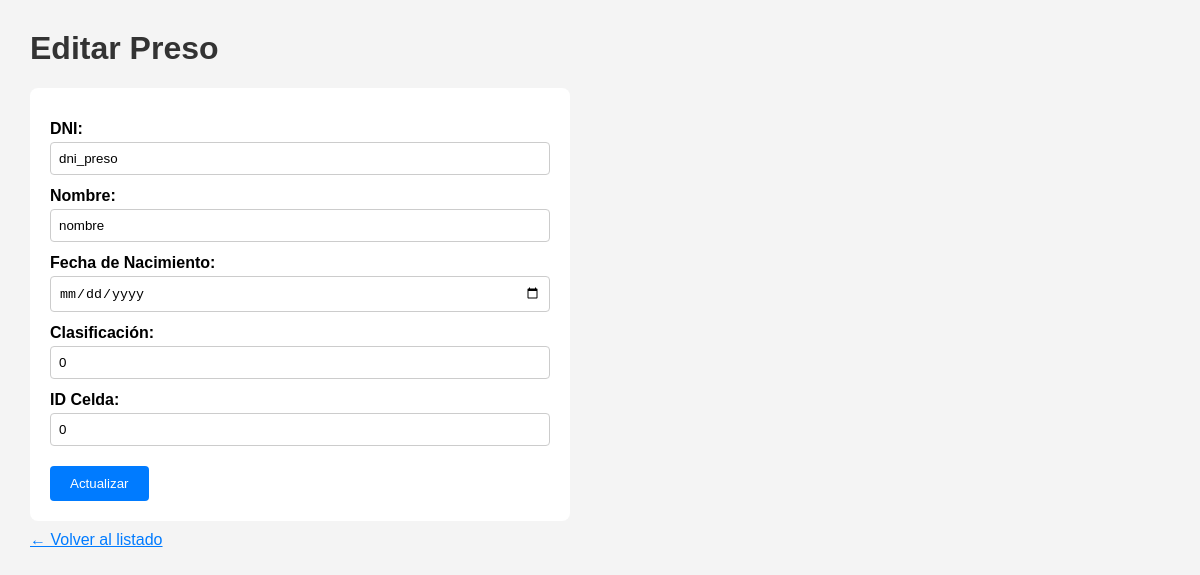
Page /prision/editar.php?id=2 on the committed database.
### tables this page shows
CREATE TABLE `preso` (
  `id_preso` int(11) NOT NULL,
  `dni_preso` varchar(20) DEFAULT NULL,
  `nombre` varchar(100) DEFAULT NULL,
  `fecha_nacimiento` date DEFAULT NULL,
  `clasificacion` int(11) DEFAULT NULL,
  `id_celda` int(11) DEFAULT NULL
);

### prision/editar.php (the view, shortened to what this page needs)
<!DOCTYPE html>
<html lang="es">
<head>
</head>
<body>
<h1>Editar Preso</h1>
<?php
include 'conexion.php';
$id = mysqli_real_escape_string($conexion, $_GET['id']);
$resultado = mysqli_query($conexion, "SELECT * FROM preso WHERE id_preso='$id'");
$fila = mysqli_fetch_assoc($resultado);
?>
<form method="POST">
    <label>DNI:</label>
    <input type="text" name="dni_preso" value="<?= htmlspecialchars($fila['dni_preso']) ?>" required>
    <label>Nombre:</label>
    <input type="text" name="nombre" value="<?= htmlspecialchars($fila['nombre']) ?>" required>
    <label>Fecha de Nacimiento:</label>
    <input type="date" name="fecha_nacimiento" value="<?= $fila['fecha_nacimiento'] ?>">
    <label>Clasificación:</label>
    <input type="number" name="clasificacion" value="<?= $fila['clasificacion'] ?>">
    <label>ID Celda:</label>
    <input type="number" name="id_celda" value="<?= $fila['id_celda'] ?>">
    <button type="submit">Actualizar</button>
</form>
<a href="index.php">← Volver al listado</a>
</body>
</html>

### prision/editar.php (style rules this page uses)
body { font-family: Arial, sans-serif; margin: 30px; background: #f4f4f4; }
h1 { color: #333; }
form { background: white; padding: 20px; border-radius: 8px; max-width: 500px; }
label { display: block; margin-top: 12px; font-weight: bold; }
input { width: 100%; padding: 8px; margin-top: 4px; box-sizing: border-box; border: 1px solid #ccc; border-radius: 4px; }
button { margin-top: 20px; padding: 10px 20px; background: #007bff; color: white; border: none; border-radius: 4px; cursor: pointer; }
a { display: inline-block; margin-top: 10px; color: #007bff; }

### rows in the picture
preso: dni_preso "dni_preso", nombre "nombre", clasificacion "0", id_celda "0"
